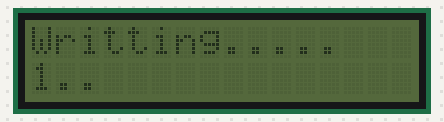
This sketch was run on a simulated Arduino Uno, built with avr-gcc and run on an emulated ATmega328P. On the bench: 16×2 character LCD.

Above: at 0.1 s.
At 0.6 s:
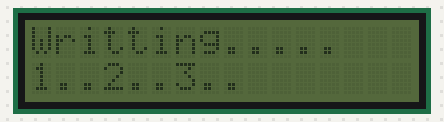
At 1.1 s:
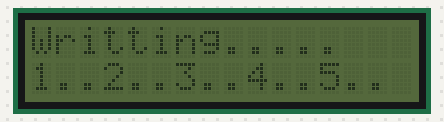
At 1.7 s:
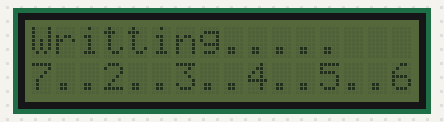
At 2.4 s:
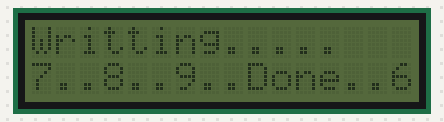

The sketch:

eerpomex_write_test.ino
```cpp
#include <Wire.h>
#include <LiquidCrystal_I2C.h>
#include <EEPROMex.h>
//#include <EEPROMVar.h>
//float set_temperature;
//float set_temp_swing;
//int set_compressor_delay;

LiquidCrystal_I2C lcd(0x20, 16, 2); // set the LCD address to 0x27 for a 16 chars and 2 line display

void setup() {
  //LCD stuff
  lcd.init();                      // initialize the lcd
  lcd.clear();
  lcd.setCursor( 0, 0 );   //top left
  lcd.print( "Writting....." );
  lcd.setCursor( 0, 1 );   //bottom left
  // put your setup code here, to run once:
  EEPROM.writeFloat(0, 15);                //Upon menu exit, write these variables to eeprom so we dont loose them at power off or reset.
  lcd.print( "1.." );
  delay(250);
  EEPROM.writeFloat(4, 2);
  lcd.print( "2.." );
  delay(250);
  EEPROM.writeInt(8, 1);
  lcd.print( "3.." );
  delay(250);
  EEPROM.writeFloat(12, 20);
  lcd.print( "4.." );
  delay(250);
  EEPROM.writeFloat(16, 14);
  lcd.print( "5.." );
  delay(250);
  EEPROM.writeInt(20, 1);
  lcd.print( "6.." );
  delay(250);
 lcd.setCursor(0,1);
  EEPROM.writeFloat(24, 1);
  lcd.print( "7.." );
  delay(250);
  EEPROM.writeFloat(28, 1);
  lcd.print( "8.." );
  delay(250);
  EEPROM.writeInt(32, 1);
  lcd.print( "9.." );
  delay(250);
  lcd.print( "Done" );
  delay(2500);
//  set_temperature = EEPROM.readFloat(0);     //Set Temperature is stored in eeprom as a float at address 0 (float 4 bytes long, so next address is 4)
 // set_temp_swing = EEPROM.readFloat(4);      //set Temperature Swing is also stored in eeprom as float at address 4
  //set_compressor_delay = EEPROM.readInt(8);  //set Compressor Delay is stored in eeprom as integer at address 8
  //lcd.clear();
  //lcd.setCursor(0, 0);
  //lcd.print(set_temperature);
  //lcd.setCursor(8, 0);
 // lcd.print(set_temp_swing);
 // lcd.setCursor(0, 1);
 // lcd.print(set_compressor_delay);


}

void loop() {
  // put your main code here, to run repeatedly:

}
```
